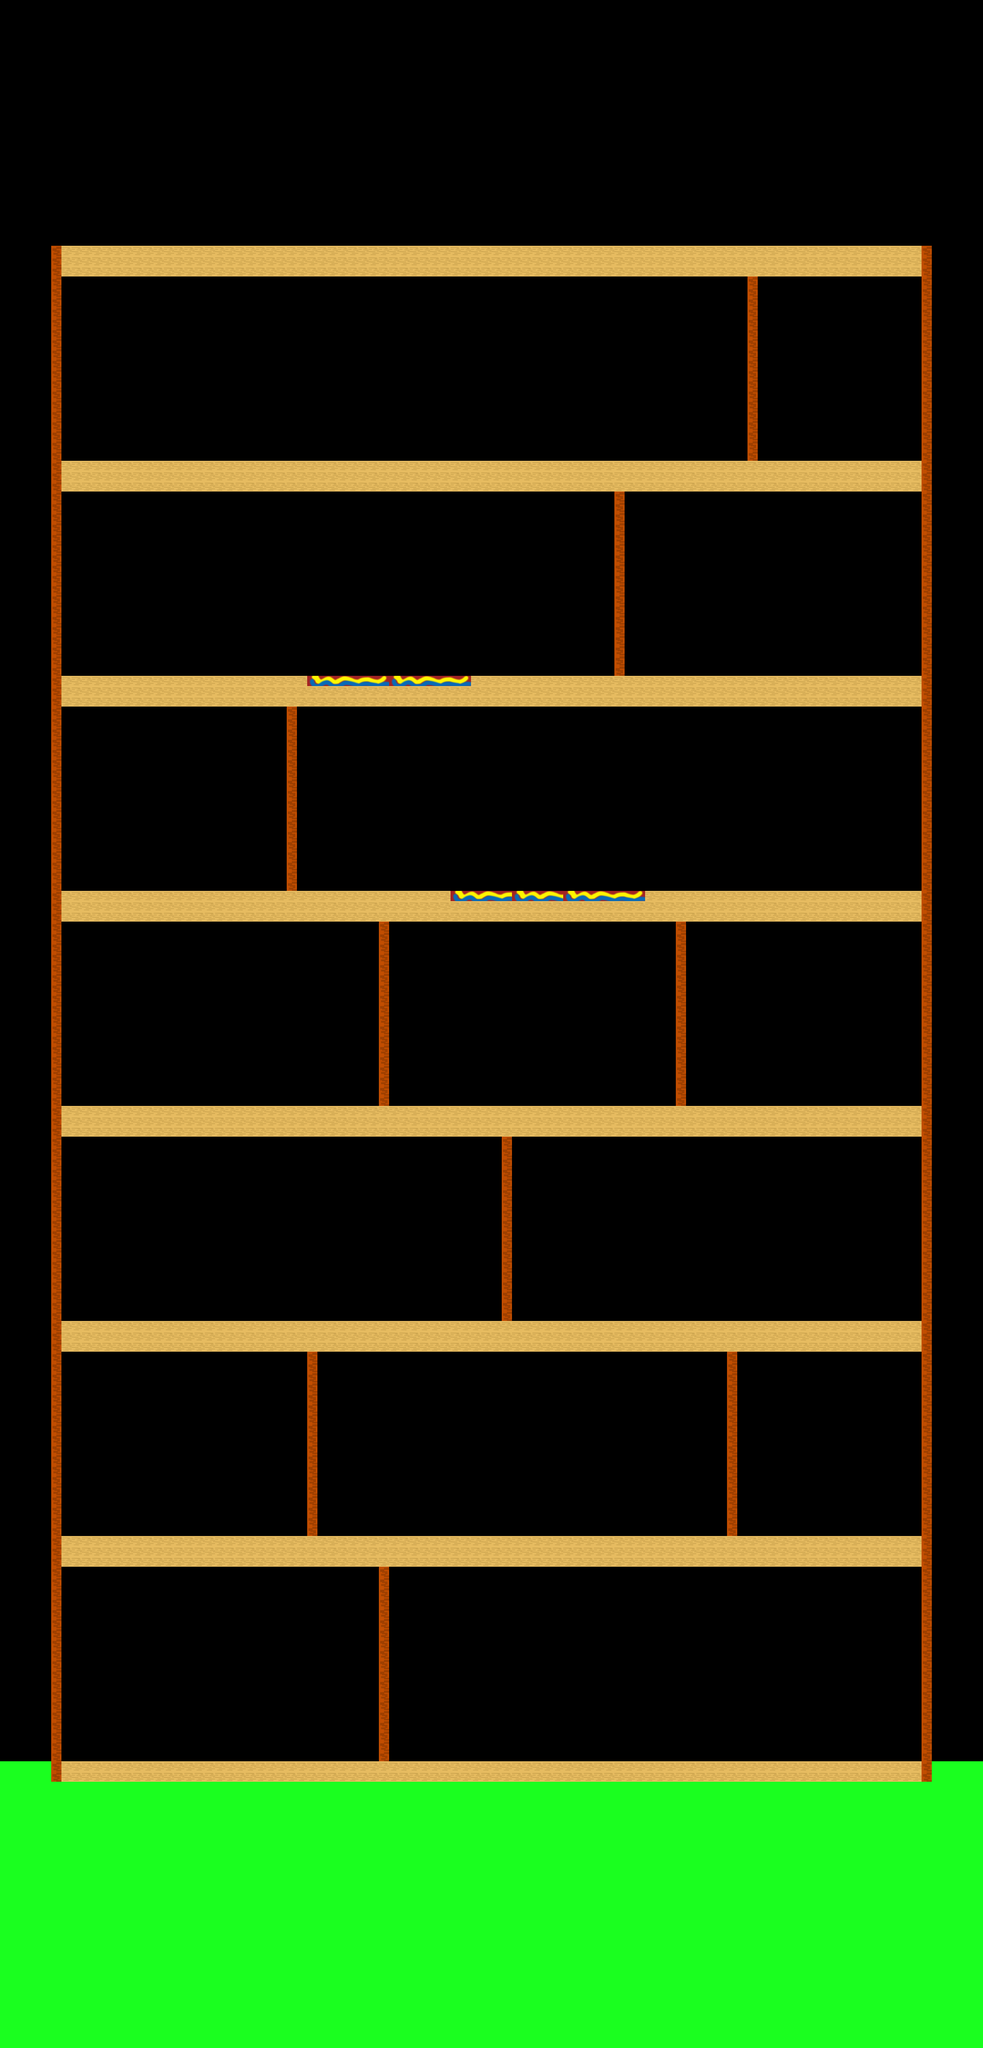

Below is a game level as drawn by its tile map, then a one-line description and the .tmx that defines it (tile-layer data replaced by summaries):
An orthogonal 96x200 tile map with 32x32 px tiles, 3 tile layers (Stuff, Tile Layer 1, Tile Layer 3).

<map version="1.2" tiledversion="1.2.1" orientation="orthogonal" renderorder="right-down" width="96" height="200" tilewidth="32" tileheight="32" infinite="0" nextlayerid="8" nextobjectid="1">
 <tileset firstgid="1" source="tileset.tsx" />
 <layer id="6" name="Stuff" width="96" height="200">
  <data>[19200 cells, 72 non-empty, 25 distinct tile ids]</data>
 </layer>
 <layer id="4" name="Tile Layer 1" width="96" height="200">
  <data>[19200 cells, 18318 non-empty, 141 distinct tile ids]</data>
 </layer>
 <layer id="7" name="Tile Layer 3" width="96" height="200">
  <data>[19200 cells, 172 non-empty, 25 distinct tile ids]</data>
 </layer>
</map>